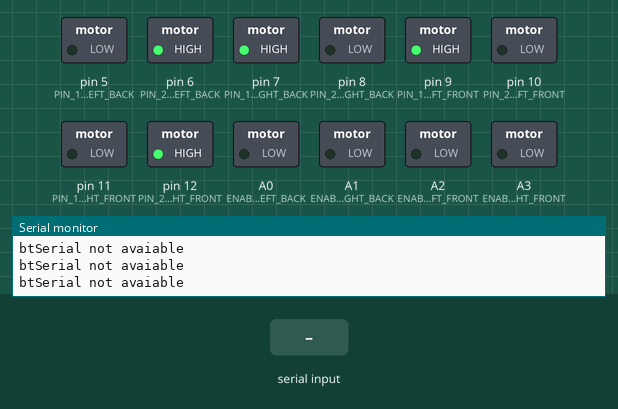
Simulated run of this sketch. Board: Arduino Uno, built with avr-gcc and run on an emulated ATmega328P. Parts: switched loads named in the sketch (green lamp = pin HIGH), the last lines printed to the serial monitor. The test bench sets the inputs (shaded band).

Above: at 1.8 s.
1.9 s: "90,45\n" received over the second serial link
At 2.8 s:
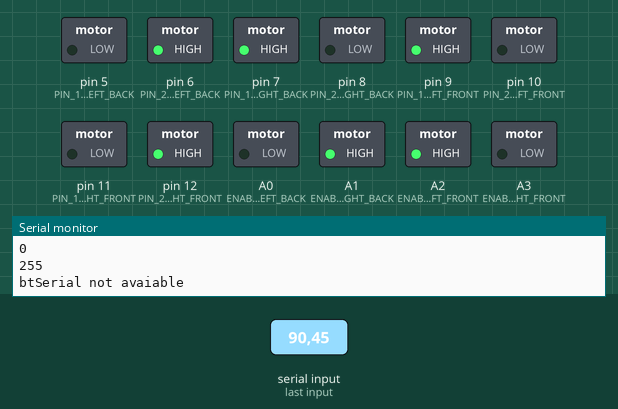
4.5 s: "30,150\n" received over the second serial link
At 5.3 s:
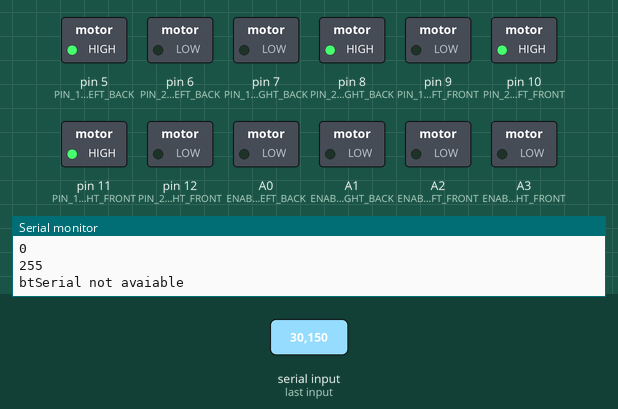
Timing chart, 0 to 7.5 s (numbered marks = the images above; inputs shaded):
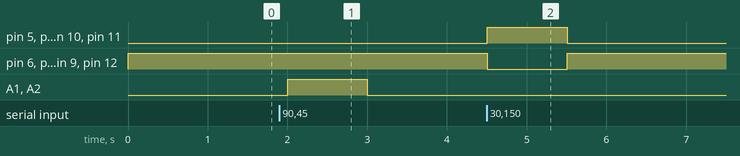

The sketch:

car_reciever.ino
```cpp
#include <SoftwareSerial.h>

// HC05 pins
#define RX 2
#define TX 3

SoftwareSerial btSerial(RX, TX);

// enable motor
#define ENABLE_MOTOR_LEFT_BACK A0
#define ENABLE_MOTOR_RIGHT_BACK A1
#define ENABLE_MOTOR_LEFT_FRONT A2
#define ENABLE_MOTOR_RIGHT_FRONT A3

// motor pins
#define PIN_1_MOTOR_LEFT_BACK 5
#define PIN_2_MOTOR_LEFT_BACK 6
#define PIN_1_MOTOR_RIGHT_BACK 7
#define PIN_2_MOTOR_RIGHT_BACK 8
#define PIN_1_MOTOR_LEFT_FRONT 9
#define PIN_2_MOTOR_LEFT_FRONT 10
#define PIN_1_MOTOR_RIGHT_FRONT 11
#define PIN_2_MOTOR_RIGHT_FRONT 12

// constants
#define NO_SIGNAL_NO_MOVEMENT -1

typedef struct _PacketData_
{
  byte lx_axis_value_ = -1;
  byte ly_axis_value_ = -1;
  byte rx_axis_value_ = -1;
  byte ry_axis_value_ = -1;
} PacketData;
PacketData x_y_data;

unsigned long lastRecvTime = 0;

// forward declaration
void setMotor(PacketData data, int throttle, int steering);
void calculateMotorSpeed(PacketData data, int* throttle, int* steering);
void rotateMotor(bool state_left_front, bool state_right_front, bool state_left_back, bool state_right_back,
                 int speed_left_front, int speed_right_front, int speed_left_back, int speed_right_back);

//---------------------------------------------------------------------------------------------------------------------
///
/// values from 0 to 254, 127 is center
///
/// @param
///
/// @return none
//
void setup()
{
  pinMode(ENABLE_MOTOR_LEFT_BACK, OUTPUT);
  pinMode(ENABLE_MOTOR_LEFT_FRONT, OUTPUT);
  pinMode(ENABLE_MOTOR_RIGHT_BACK, OUTPUT);
  pinMode(ENABLE_MOTOR_RIGHT_FRONT, OUTPUT);
  pinMode(PIN_1_MOTOR_LEFT_BACK, OUTPUT);
  pinMode(PIN_2_MOTOR_LEFT_BACK, OUTPUT);
  pinMode(PIN_1_MOTOR_LEFT_FRONT, OUTPUT);
  pinMode(PIN_2_MOTOR_LEFT_FRONT, OUTPUT);
  pinMode(PIN_1_MOTOR_RIGHT_BACK, OUTPUT);
  pinMode(PIN_2_MOTOR_RIGHT_BACK, OUTPUT);
  pinMode(PIN_1_MOTOR_RIGHT_FRONT, OUTPUT);
  pinMode(PIN_2_MOTOR_RIGHT_FRONT, OUTPUT);

  setMotor(x_y_data, NO_SIGNAL_NO_MOVEMENT, NO_SIGNAL_NO_MOVEMENT);

  btSerial.begin(38400);
  Serial.begin(9600);
  Serial.println("Serial started");
}

//---------------------------------------------------------------------------------------------------------------------
///
/// values from 0 to 254, 127 is center
///
/// @param
///
/// @return none
//
void loop()
{
  String dataString;
  int throttle = 0;
  int steering = 0;

  if (btSerial.available())
  {
    dataString = btSerial.readStringUntil('\n');
    sscanf(dataString.c_str(), "%d,%d,%d,%d", &x_y_data.lx_axis_value_, &x_y_data.ly_axis_value_, &x_y_data.rx_axis_value_, &x_y_data.ry_axis_value_);
    Serial.println("Received the value");
    Serial.println(x_y_data.lx_axis_value_);
    Serial.println(x_y_data.ly_axis_value_); // needed
    Serial.println(x_y_data.rx_axis_value_); // needed
    Serial.println(x_y_data.ry_axis_value_);

    calculateMotorSpeed(x_y_data, &throttle, &steering);
    setMotor(x_y_data, throttle, steering);
    lastRecvTime = millis();
  }
  else
  {
    Serial.println("btSerial not avaiable");
    unsigned long now = millis();
    if (now - lastRecvTime > 1000 ) // Signal lost after 1 second. Reset the motor to stop
    {
      x_y_data.ly_axis_value_ = NO_SIGNAL_NO_MOVEMENT;
      x_y_data.rx_axis_value_ = NO_SIGNAL_NO_MOVEMENT;
      setMotor(x_y_data, throttle, steering);
    }
  }
  delay(500);
}

//---------------------------------------------------------------------------------------------------------------------
///
/// values from 0 to 254, 127 is center
///
/// @param
///
/// @return none
//
void setMotor(PacketData data, int throttle, int steering)
{
  // no connection or no movementn
  if ((data.ly_axis_value_ == NO_SIGNAL_NO_MOVEMENT && data.rx_axis_value_ == NO_SIGNAL_NO_MOVEMENT) ||
      (data.ly_axis_value_ == 127 && data.ly_axis_value_ == 127))
  {
    rotateMotor(LOW, LOW, LOW, LOW, 0, 0, 0, 0);
  }
  // forward - all tires forwards
  else if (data.ly_axis_value_ > 127 && data.rx_axis_value_ == 127)
  {
    rotateMotor(HIGH, HIGH, HIGH, HIGH,
                constrain(abs(throttle) + steering, 0, 255), constrain(abs(throttle) + steering, 0, 255),
                constrain(abs(throttle) + steering, 0, 255), constrain(abs(throttle) + steering, 0, 255));
  }
  // backwards - all tires backwards
  else if (data.ly_axis_value_ < 127 && data.rx_axis_value_ == 127)
  {
    rotateMotor(LOW, LOW, LOW, LOW,
                constrain(abs(throttle) - steering, 0, 255), constrain(abs(throttle) - steering, 0, 255),
                constrain(throttle - steering, 0, 255), constrain(abs(throttle) - steering, 0, 255));
  }
  // going right - left front and right back forward, left back and right front backwards
  else if (data.ly_axis_value_ == 127 && data.rx_axis_value_ > 127)
  {
    rotateMotor(HIGH, LOW, LOW, HIGH,
                constrain(abs(throttle) + steering, 0, 255), constrain(abs(throttle) - steering, 0, 255),
                constrain(abs(throttle) - steering, 0, 255), constrain(abs(throttle) + steering, 0, 255));
  }
  // going left - left front and right back backwards, left back and right front forward
  else if (data.ly_axis_value_ == 127 && data.rx_axis_value_ < 127)
  {
    rotateMotor(LOW, HIGH, HIGH, LOW,
                constrain(abs(throttle) - steering, 0, 255), constrain(abs(throttle) + steering, 0, 255),
                constrain(abs(throttle) + steering, 0, 255), constrain(abs(throttle) - steering, 0, 255));
  }
  // going right forward - left front and right back forward, left back and right front nothing
  else if (data.ly_axis_value_ > 127 && data.rx_axis_value_ > 127)
  {
    rotateMotor(HIGH, LOW, LOW, HIGH,
                constrain(abs(throttle) + steering, 0, 255), 0,
                0, constrain(abs(throttle) + steering, 0, 255));
  }
  // going left forward - left back and right front forward, left front and right back nothing
  else if (data.ly_axis_value_ > 127 && data.rx_axis_value_ < 127)
  {
    rotateMotor(LOW, HIGH, HIGH, LOW,
                0, constrain(abs(throttle) + steering, 0, 255),
                constrain(abs(throttle) + steering, 0, 255), 0);
  }
  // going right backwards - left back and right front backwards, left front and right back nothing
  else if (data.ly_axis_value_ < 127 && data.rx_axis_value_ > 127)
  {
    rotateMotor(LOW, HIGH, HIGH, LOW,
                0, constrain(abs(throttle) - steering, 0, 255),
                constrain(abs(throttle) - steering, 0, 255), 0);
  }
  // going left backwards - left front and right back backwards, left back and right front nothing
  else if (data.ly_axis_value_ < 127 && data.rx_axis_value_ < 127)
  {
    rotateMotor(HIGH, LOW, LOW, HIGH,
                constrain(abs(throttle) - steering, 0, 255), 0,
                0, constrain(abs(throttle) - steering, 0, 255));
  }
}


//---------------------------------------------------------------------------------------------------------------------
///
/// values from 0 to 254, 127 is center
///
/// @param
///
/// @return none
//
void rotateMotor(bool state_left_front, bool state_right_front, bool state_left_back, bool state_right_back,
                 int speed_left_front, int speed_right_front, int speed_left_back, int speed_right_back)
{
  digitalWrite(PIN_1_MOTOR_LEFT_BACK, state_left_back);
  digitalWrite(PIN_2_MOTOR_LEFT_BACK, !state_left_back);
  digitalWrite(PIN_1_MOTOR_LEFT_FRONT, state_left_front);
  digitalWrite(PIN_2_MOTOR_LEFT_FRONT, !state_left_front);
  digitalWrite(PIN_1_MOTOR_RIGHT_BACK, state_right_back);
  digitalWrite(PIN_2_MOTOR_RIGHT_BACK, !state_right_back);
  digitalWrite(PIN_1_MOTOR_RIGHT_FRONT, state_right_front);
  digitalWrite(PIN_2_MOTOR_RIGHT_FRONT, !state_right_front);
  analogWrite(ENABLE_MOTOR_LEFT_BACK, speed_left_back);
  analogWrite(ENABLE_MOTOR_LEFT_FRONT, speed_left_front);
  analogWrite(ENABLE_MOTOR_RIGHT_BACK, speed_right_back);
  analogWrite(ENABLE_MOTOR_RIGHT_FRONT, speed_right_front);
}

//---------------------------------------------------------------------------------------------------------------------
///
/// values from 0 to 254, 127 is center
///
/// @param
///
/// @return none
//
void calculateMotorSpeed(PacketData data, int* throttle, int* steering)
{
  *throttle = map(data.ly_axis_value_, 254, 0, -255, 255);
  *steering = map(data.rx_axis_value_, 0, 254, -255, 255);
}
```

Measured:
- after the input at 1.9 s, A1 (ENABLE_MOTOR_RIGHT_BACK), A2 (ENABLE_MOTOR_LEFT_FRONT): LOW → HIGH after 0.10 s, → LOW 1.0 s later
- after the input at 4.5 s, pin 5 (PIN_1_MOTOR_LEFT_BACK): LOW → HIGH at once, → LOW 1.0 s later; pin 6 (PIN_2_MOTOR_LEFT_BACK): HIGH → LOW at once, → HIGH 1.0 s later
